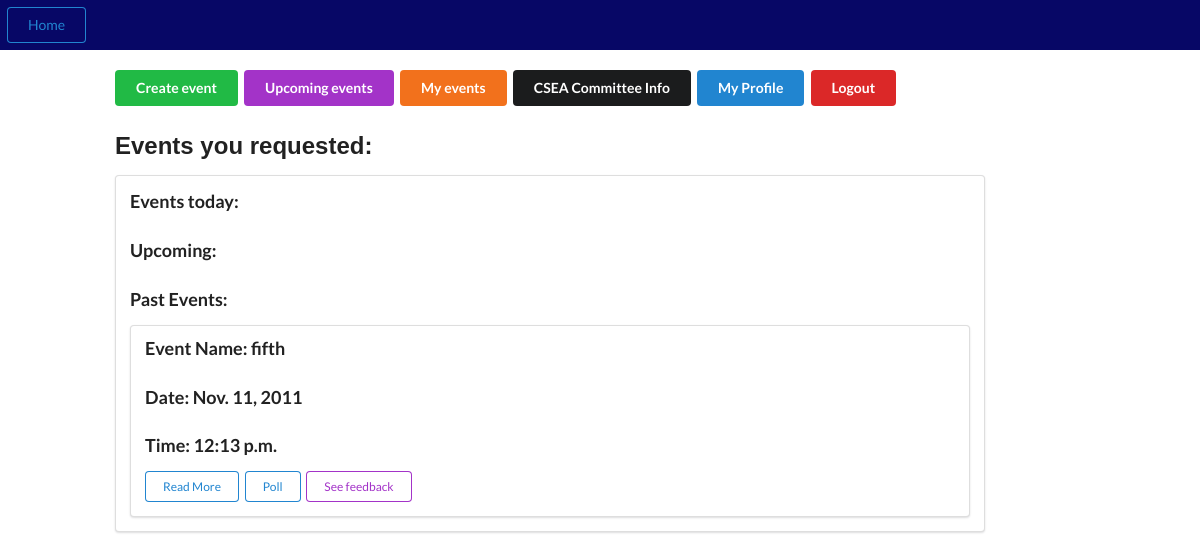
The page /my-events/ (signed in) on the database as committed earlier.
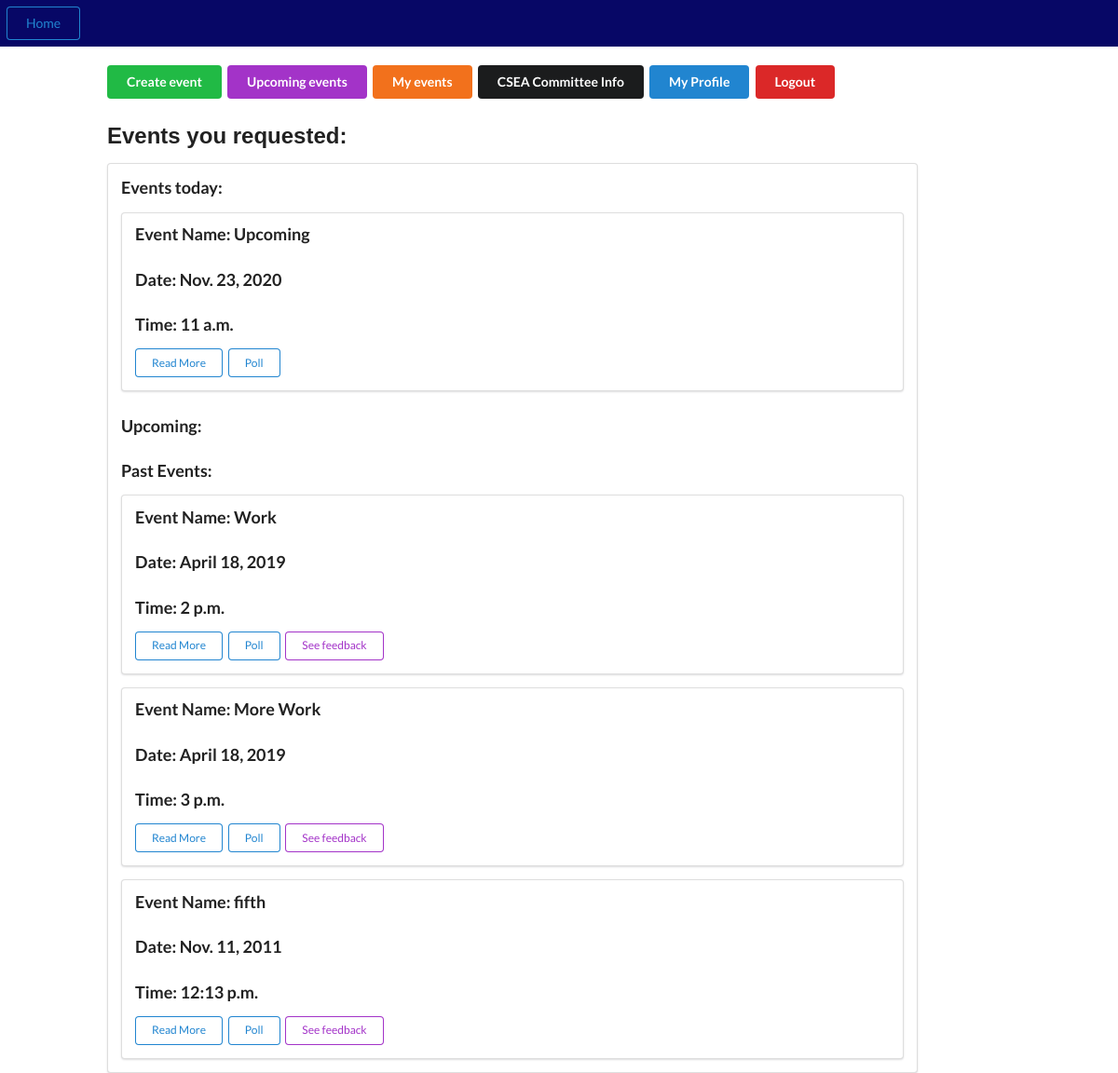
The same page on the database as committed later.
### events/models.py (models this page shows, shortened)
class Event(models.Model):
    name = models.CharField(max_length=300)
    event_id = models.UUIDField(primary_key=True, default=uuid.uuid4, help_text='Unique ID for this particular event')
    fee = models.PositiveIntegerField()
    capacity  = models.PositiveIntegerField()
    target_audience = models.CharField(max_length=300)
    date = models.DateField(null = False, blank = False)
    time = models.TimeField(auto_now=False, auto_now_add=False, blank=True, null=True)
    summary = models.TextField(blank=True, null=True)
    faq = models.TextField(blank=True, null=True)
    tags = models.CharField(max_length=300, help_text=' (Press Ctrl to select multiple)')
    organisors = models.CharField(max_length=300)
    contact_info = models.CharField(max_length=300)
    venue = models.CharField(max_length=50, choices=(('L1','Lecture Hall 1'),('L2','Lecture Hall 2'),('L1','Lecture Hall 3'),('L1','Lecture Hall 4'),('Audi','Auditorium')),default='Audi')
    invitees_btech = models.ManyToManyField(Btech, help_text=' (Press Ctrl to select multiple)', blank=True)
    invitees_mtech = models.ManyToManyField(Mtech, help_text=' (Press Ctrl to select multiple)', blank=True)
    invitees_phd = models.ManyToManyField(PhD, blank=True)
    comment_for_admin = models.CharField(max_length=300)
    approval = models.CharField(max_length=50, choices = (('Appr','Approved'),('Pend','Pending'),('Decl','Declined')), default='Pend')
    requestor = models.CharField(max_length=100, blank=True)
    curr_audience = models.IntegerField(blank=True, null=True)
    faq_question_1 = models.CharField(max_length=500,blank=True)
    faq_question_2 = models.CharField(max_length=500,blank=True)
    faq_question_3 = models.CharField(max_length=500,blank=True)
    faq_question_4 = models.CharField(max_length=500,blank=True)
    faq_question_5 = models.CharField(max_length=500,blank=True)
    faq_answer_1 = models.CharField(max_length=500,blank=True)
    faq_answer_2 = models.CharField(max_length=500,blank=True)
    faq_answer_3 = models.CharField(max_length=500,blank=True)
    faq_answer_4 = models.CharField(max_length=500,blank=True)
    faq_answer_5 = models.CharField(max_length=500,blank=True)
    faq_android = models.CharField(max_length=7000,blank=True)

### events/views.py (the view)
# urls.py: path('my-events/',views.my_events,name='my_events'),
@login_required(login_url='loginPage')
def my_events(request):
    events_past = Event.objects.filter(requestor__exact=request.user, date__lt=date.today()).order_by('-date')
    events_today = Event.objects.filter(requestor__exact=request.user, date__exact=date.today()).order_by('-date')
    events_upcoming = Event.objects.filter(requestor__exact=request.user, date__gt=date.today()).order_by('-date')
    if events_today is None:
        busy_today='True'
    else:
        busy_today='False'
    return render(request, 'my-events.html', {'display_id':str(request.user), 'events_future':events_upcoming,'events_today':events_today,'events_past':events_past,'busy_today':busy_today})

### templates/my-events.html (shortened to what this page needs)
{%extends 'base.html'%}
{% block content%}
    <div class='col-sm-1'></div>
    <div class='col-md-9 '>
        <br>
            <a href='{% url "create_event" %}' class='ui positive button'>Create event </a>
            <a href='{% url "home_page" %}' class='ui purple button'>Upcoming events</a>
            <a href='#' class='ui  orange button '>My events</a>
            <a href='#' class='ui yellow secondary   button'>CSEA Committee Info</a>
            <a href='{% url "profile" %}' class='ui primary button'>My Profile</a>
            <a href='{% url "logout" %}' class='ui negative button'>Logout</a>
            <h2 style='font-family: Arial, Helvetica, sans-serif'>Events you requested: </h2>
                <div class='ui segment'>
                        {% if events_today is not None %}
                            <h3>Events today:</h3>
                        {% endif %}
                        {% for i in events_today%}
                        <div class='ui segment'>
                            <h3 class='ui header'>Event Name: {{ i.name}}</h3>
                            <h3 class='ui header'>Date: {{ i.date}}</h3>
                            <h3 class='ui header'>Time: {{i.time}}</h3>
                            <a href="{% url 'polling' i.event_id %}"class='ui tiny primary basic button'>Read More</a>
                            <a href="#" class='ui tiny primary basic button'>Poll</a>
                        </div>
                        {% endfor%}
                        {% if events_future is not None %}
                            <h3>Upcoming:</h3>
                        {% endif %}
                    {%if events_past is not None%}
                    <h3>
                        Past Events:
                    </h3>
                    {% endif %}
                    {% for i in events_past%}
                    <div class='ui segment'>
                        <h3 class='ui header'>Event Name: {{ i.name}}</h3>
                        <h3 class='ui header'>Date: {{ i.date}}</h3>
                        <h3 class='ui header'>Time: {{i.time}}</h3>
                        <a href="{% url 'polling' i.event_id %}"class='ui tiny primary basic button'>Read More</a>
                        <a href="#" class='ui tiny primary basic button'>Poll</a>
                        <a href='#' class='ui tiny purple basic button'>See feedback</a>
                    </div>
                    {% endfor%}
                </div>
    </div>
{%endblock%}

### templates/base.html (shortened to what this page needs)
<!DOCTYPE html>
<head>
<link rel="stylesheet" href="https://maxcdn.bootstrapcdn.com/bootstrap/3.4.0/css/bootstrap.min.css">
<link rel='stylesheet' href='https://cdnjs.cloudflare.com/ajax/libs/semantic-ui/2.4.1/semantic.min.css'>
</head>
<body>
    <nav style='text-align:right; color:white'>
        <a href='/' class='ui basic primary button'> Home </a>
    </nav>
    {%block content%}{%endblock%}
</body>

### templates/base.html (style rules this page uses)
nav { background: rgb(7, 7, 102); margin-top:0px; margin-left:0px; margin-right:0px; display:flex; padding: 7px; }
a { color: goldenrod; font-size: 1.5em; text-decoration:none; font-family: Arial }

Rows that differ between the two databases and show on the page:
added Event: name "Upcoming", date "Nov. 23, 2020", time "11 a.m.", shown under "Events today:"
added Event: name "Work", date "April 18, 2019", time "2 p.m.", shown under "Past Events:"
added Event: name "More Work", date "April 18, 2019", time "3 p.m.", shown under "Past Events:"
